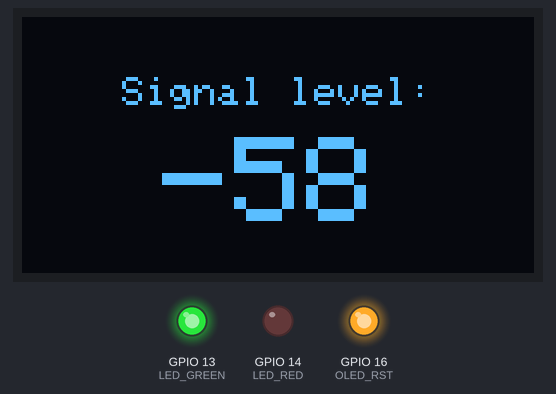
Simulated run of this sketch. Board: ESP32. Parts: 128×64 one-colour display, output pins drawn as LEDs (lit = HIGH). WiFi joins after 1.5 s; servers stay silent unless stated; uploads are accepted with an empty reply.

Above: at 1.7 s.
Timing chart, 0 to 3.2 s (numbered marks = the images above):
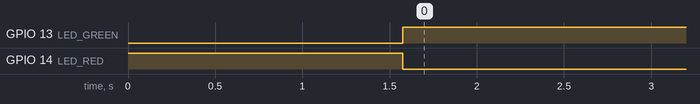

Measured:
- by itself, GPIO 13 (LED_GREEN): LOW → HIGH at 1.6 s
- by itself, GPIO 14 (LED_RED): HIGH → LOW at 1.6 s

The sketch:

HomeLight.ino
```cpp
#include "DisplayWorker.h"
#include "WiFiWorker.h"

short time_counter = 10;
DisplayWorker displayWorker;
WiFiWorker wifiWorker;

void setup() {
  Serial.begin(9600);

  wifiWorker.init();
  displayWorker.initDisplay();
}

void loop() {
  displayWorker.write(wifiWorker.doJob());

  delay(1000);

  if (time_counter >= 10) {
    wifiWorker.sendRequest();

    time_counter = 0;
  }

  time_counter++;
}
```

DisplayWorker.h
```cpp
#include <Adafruit_GFX.h>
#include <Adafruit_SSD1306.h>

//OLED pins
#define OLED_SDA 4
#define OLED_SCL 15
#define OLED_RST 16
#define SCREEN_WIDTH 128
#define SCREEN_HEIGHT 64

Adafruit_SSD1306 display(SCREEN_WIDTH, SCREEN_HEIGHT, &Wire, OLED_RST);

class DisplayWorker {
public:
  void initDisplay() {
    //reset OLED display via software
    pinMode(OLED_RST, OUTPUT);
    digitalWrite(OLED_RST, LOW);
    delay(20);
    digitalWrite(OLED_RST, HIGH);

    //initialize OLED
    Wire.begin(OLED_SDA, OLED_SCL);
    if (!display.begin(SSD1306_SWITCHCAPVCC, 0x3c, false, false)) {  // Address 0x3C for 128x32
      Serial.println(F("SSD1306 allocation failed"));
      for (;;)
        ;  // Don't proceed, loop forever
    }

    display.clearDisplay();
    display.setTextColor(WHITE);

    display.display();
  }

  void write(long text) {
    display.clearDisplay();
    display.setTextSize(1);
    display.setCursor(25, 15);
    display.println("Signal level:");

    display.setTextSize(3);
    display.setCursor(35, 30);
    display.println(text);
    display.display();
  }
};
```

WiFiWorker.h
```cpp
#include <WiFi.h>
#include <HTTPClient.h>

#define LED_GREEN 13
#define LED_RED 14

#define LED_GREEN 13
#define LED_RED 14

#define REQUEST "https://pimway.se/api/signal?api_token=kBA6DriHs7M2ya6L8o4Dbd7yz2DmyZUv"

char* ssid = "HUAWEI P30 Pro";
char* password = "2309196q";

class WiFiWorker {
public:
  void init() {
    pinMode(LED_GREEN, OUTPUT);
    pinMode(LED_RED, OUTPUT);

    enableRed();

    connectToWiFi();
  }

  void enableGreen() {
    digitalWrite(LED_RED, LOW);
    digitalWrite(LED_GREEN, HIGH);
  }

  void enableRed() {
    digitalWrite(LED_RED, HIGH);
    digitalWrite(LED_GREEN, LOW);
  }

  void sendRequest() {
    HTTPClient http;

    http.begin(REQUEST);
    http.GET();
    http.end();
  }

  long doJob() {
    if (WiFi.status() == 3) {
      enableGreen();
    } else {
      enableRed();
    }

    long rssi = WiFi.RSSI();

    return rssi;
  }

  void connectToWiFi() {
    WiFi.begin(ssid, password);

    while (WiFi.status() != WL_CONNECTED) {
    }
  }
};
```
